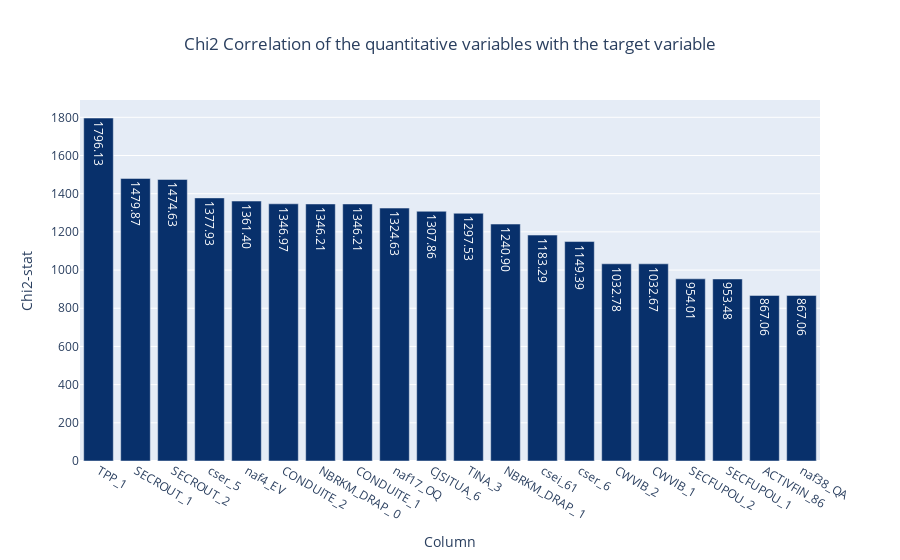

Notebook cell for this chart:
### Code cell
fig = px.bar(
    filtered_oh_quali_corr,
    x="Column",
    y="Chi2-stat",
    text="Chi2-stat",
    color_discrete_sequence=px.colors.sequential.Blues_r,
    title="Chi2 Correlation of the quantitative variables with the target variable",
)
fig.update_traces(texttemplate="%{text:.2f}", textposition="inside")
fig.update_layout(
    title_x=0.5,  # Center the title
)
fig.show()

### Figure 1 — Plotly figure (JSON) as saved in the notebook; plotly's stock layout.template omitted (floating-point values rounded to 4 significant figures)
{"data": [{"alignmentgroup": "True", "hovertemplate": "Column=%{x}<br>Chi2-stat=%{text}<extra></extra>", "legendgroup": "", "marker": {"color": "rgb(8,48,107)", "pattern": {"shape": ""}}, "name": "", "offsetgroup": "", "orientation": "v", "showlegend": false, "text": [1796.0, 1480.0, 1475.0, 1378.0, 1361.0, 1347.0, 1346.0, 1346.0, 1325.0, 1308.0, 1298.0, 1241.0, 1183.0, 1149.0, 1033.0, 1033.0, 954.0, 953.5, 867.1, 867.1], "textposition": "inside", "texttemplate": "%{text:.2f}", "type": "bar", "x": ["TPP_1", "SECROUT_1", "SECROUT_2", "cser_5", "naf4_EV", "CONDUITE_2", "NBRKM_DRAP_ 0", "CONDUITE_1", "naf17_OQ", "CJSITUA_6", "TINA_3", "NBRKM_DRAP_ 1", "csei_61", "cser_6", "CWVIB_2", "CWVIB_1", "SECFUPOU_2", "SECFUPOU_1", "ACTIVFIN_86", "naf38_QA"], "xaxis": "x", "y": [1796.0, 1480.0, 1475.0, 1378.0, 1361.0, 1347.0, 1346.0, 1346.0, 1325.0, 1308.0, 1298.0, 1241.0, 1183.0, 1149.0, 1033.0, 1033.0, 954.0, 953.5, 867.1, 867.1], "yaxis": "y"}], "layout": {"barmode": "relative", "legend": {"tracegroupgap": 0}, "title": {"text": "Chi2 Correlation of the quantitative variables with the target variable", "x": 0.5}, "xaxis": {"anchor": "y", "domain": [0, 1], "title": {"text": "Column"}}, "yaxis": {"anchor": "x", "domain": [0, 1], "title": {"text": "Chi2-stat"}}}}
